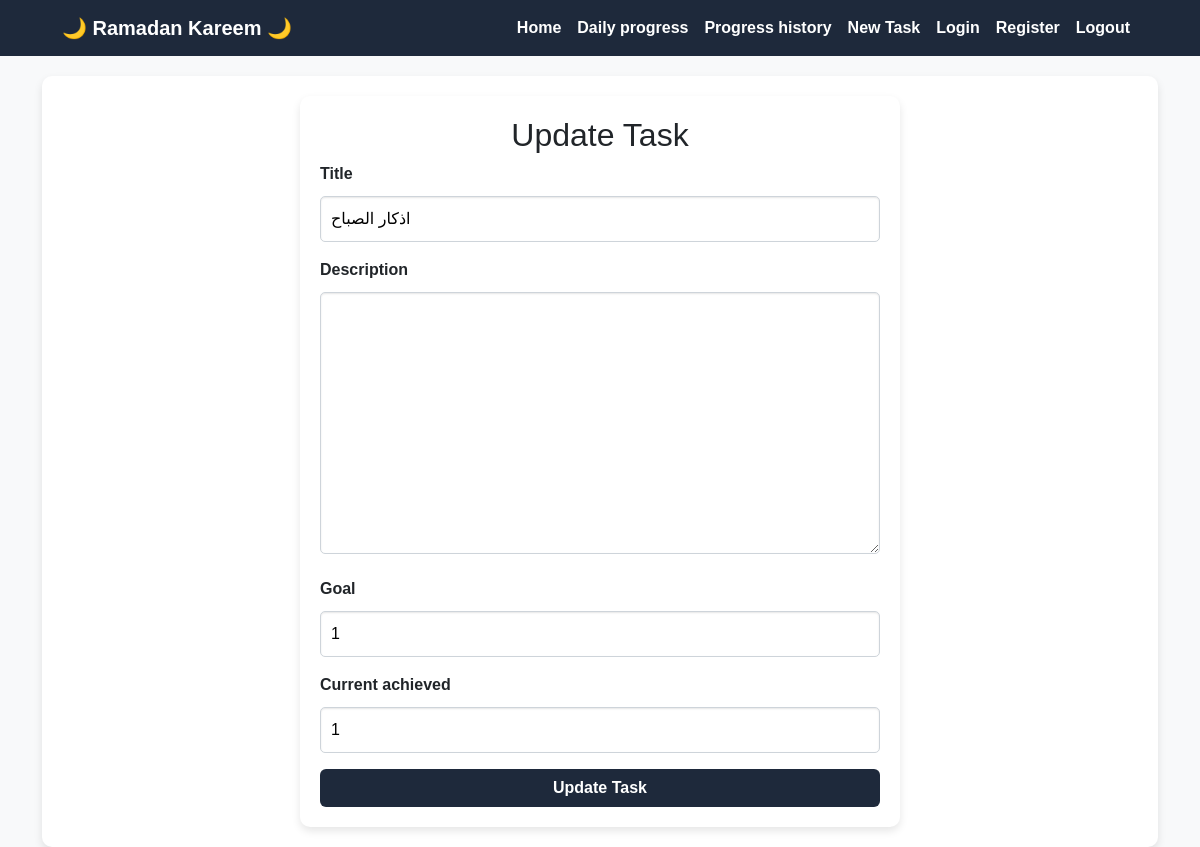
/update_task/39/ (signed in), run on the app's committed database.
### tasks/models.py (models this page shows, shortened)
class Task(models.Model):
    user = models.ForeignKey(
        'auth.User',
        on_delete=models.CASCADE,
    )
    title = models.CharField(
        max_length=100,
    )
    goal = models.IntegerField(
        default=1,
        validators=[MinValueValidator(1)]
    )
    created_at = models.DateTimeField(
        auto_now_add=True,
    )
    description = models.TextField(
        blank=True,
        null=True,
    )
    current_achieved = models.IntegerField(
        default=0,
        validators=[MinValueValidator(0)]
    )
    progress = models.IntegerField(
        default = 0,
    )
    class Meta:
        ordering = ['-created_at']

### tasks/views.py (the view)
# urls.py: path('update_task/<int:task_id>/', update_task, name='update_task'),
@login_required
def update_task(request, task_id):
    task = get_object_or_404(Task, id=task_id, user=request.user)
    if request.method == 'POST':
        form = AddTaskForm(request.POST, instance=task)
        if form.is_valid():
            form.save()
            messages.success(request, 'Task updated successfully')
            return redirect('tasks')
    else:
        form = AddTaskForm(instance=task)
    context = {
        'form': form,
        'task': 1,
    }
    return render(request, 'add_task.html', context)

### tasks/forms.py
class AddTaskForm(forms.ModelForm):
    class Meta:
        model = Task
        fields = ['title', 'description',  'goal','current_achieved']

### templates/add_task.html (shortened to what this page needs)
{% extends 'base.html' %}
{% block content %}
    <div class="form-container">
        <h2 class="text-center">
            {% if task %}
                Update Task
            {% else %}
                Add a New Task
            {% endif %}
        </h2>
        <form method="post">
                {% for field in form %}
                    <div class="mb-3">
                        <label class="form-label" for="{{ field.id_for_label }}">{{ field.label }}</label>
                        {{ field }}
                    </div>
                {% endfor %}
            <button type="submit" class="btn btn-submit">
                {% if task %}
                    Update Task
                {% else %}
                    Save Task
                {% endif %}
            </button>
        </form>
    </div>
{% endblock %}

### static/css/home.css (style rules this page uses)
body { background-color: #f8f9fa; font-family: 'Tajawal', sans-serif; }
.form-container { max-width: 600px; margin: 0 auto; padding: 20px; background: white; border-radius: 10px; box-shadow: 0 4px 8px rgba(0,0,0,0.1); }
.btn-submit { width: 100%; background-color: #1e293b; color: white; font-weight: bold; }
input[type="text"], input[type="number"], textarea, select, input[type="password"], input[type='email'] { width: 100%; padding: 10px; margin-top: 5px; border: 1px solid #ced4da; border-radius: 5px; box-shadow: inset 0 1px 2px rgba(0,0,0,0.1); }
textarea { resize: vertical; min-height: 100px; }
.form-label { font-weight: bold; margin-bottom: 5px; }

### data on the page
Task: form "اذكار الصباح" "1" "1"

### other printed values
{{ field.label }} "Title" "Description" "Goal" "Current achieved"
